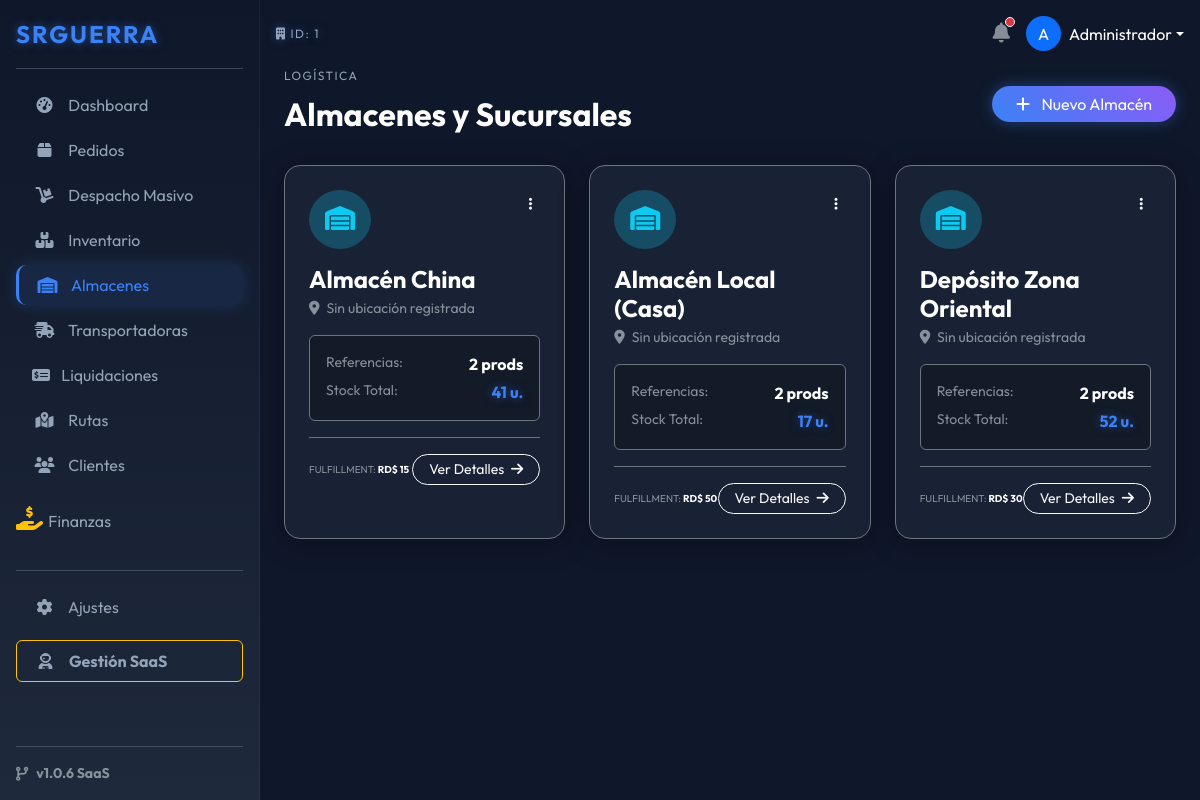
Before: /index.php?ruta=almacenes (signed in) with the older database file.
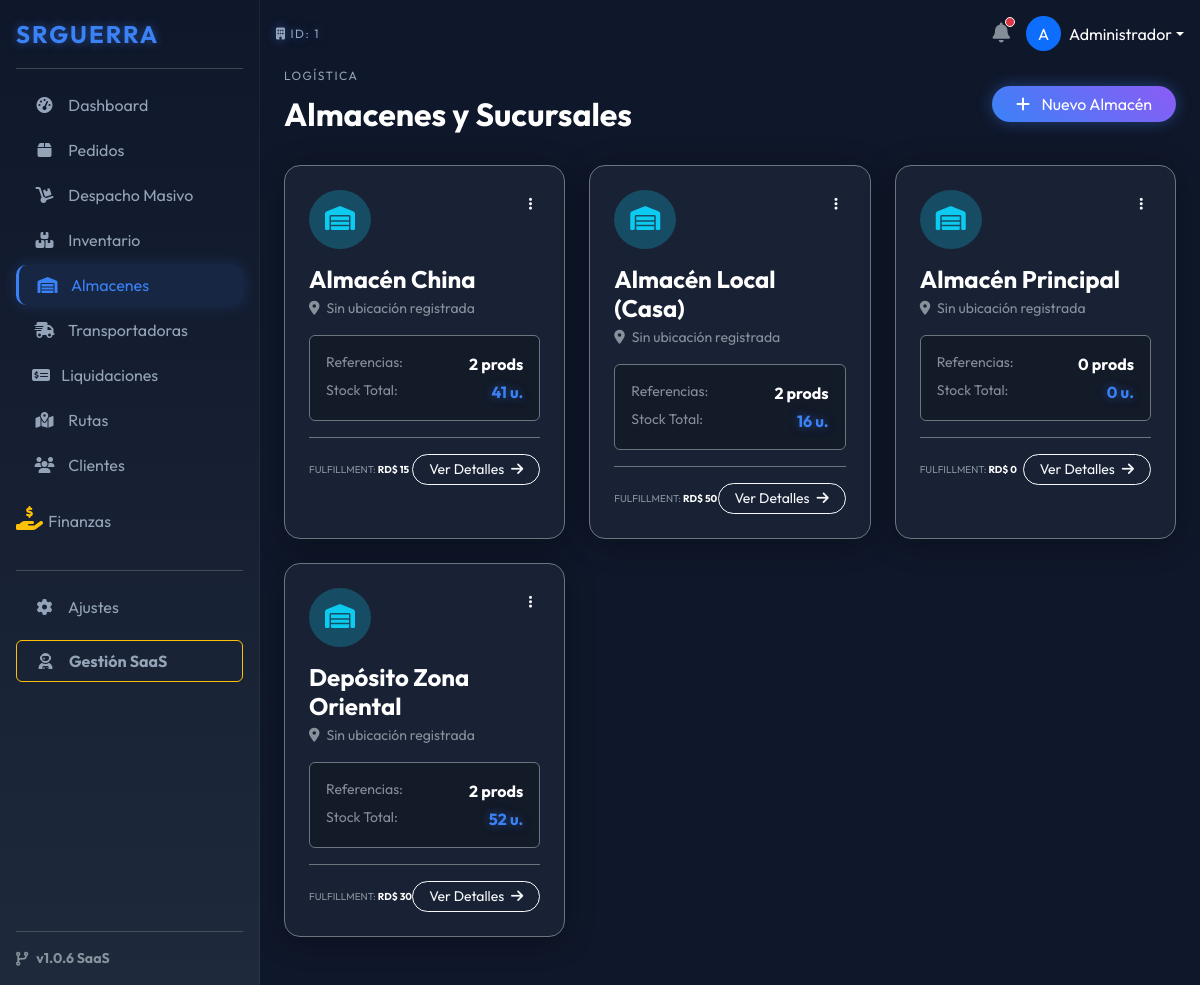
After: the same page with the newer database file.
### tables this page shows
CREATE TABLE `almacenes` (
  `id` int(11) NOT NULL,
  `empresa_id` int(11) NOT NULL,
  `nombre` varchar(100) NOT NULL,
  `ubicacion` varchar(255) DEFAULT NULL,
  `costo_empaque` decimal(10,2) DEFAULT 0.00,
  `activo` tinyint(1) DEFAULT 1
);

### modules/almacenes/index.php (the view, shortened to what this page needs)
<?php
$empresa_id = $_SESSION['empresa_id'];
$sql = "SELECT a.*,
        (SELECT COUNT(*) FROM inventario_almacen WHERE almacen_id = a.id AND cantidad > 0) as total_referencias,
        (SELECT SUM(cantidad) FROM inventario_almacen WHERE almacen_id = a.id) as total_unidades
        FROM almacenes a
        WHERE a.empresa_id = ? AND a.activo = 1
        ORDER BY a.nombre ASC";
$stmt = $pdo->prepare($sql);
$stmt->execute([$empresa_id]);
$almacenes = $stmt->fetchAll();
?>
<div class="d-flex justify-content-between align-items-center mb-4">
    <div>
        <span class="h-label">LOGÍSTICA</span>
        <h2 class="fw-bold text-white">Almacenes y Sucursales</h2>
    </div>
    <a href="index.php?ruta=almacenes/nuevo" class="btn btn-glow rounded-pill px-4">
        <i class="fas fa-plus me-2"></i> Nuevo Almacén
    </a>
</div>
<div class="row g-4">
    <?php if(count($almacenes) > 0): ?>
        <?php foreach($almacenes as $a): ?>
        <div class="col-md-4">
            <div class="card-glass h-100 p-4 position-relative group-hover border-secondary">
                <div class="d-flex justify-content-between align-items-start mb-3">
                    <div class="bg-info bg-opacity-25 p-3 rounded-circle">
                        <i class="fas fa-warehouse text-info fs-4"></i>
                    </div>
                    <div class="dropdown">
                        <button class="btn btn-sm btn-outline-light border-0" type="button" data-bs-toggle="dropdown">
                            <i class="fas fa-ellipsis-v"></i>
                        </button>
                    </div>
                </div>
                <h4 class="text-white fw-bold mb-1"><?php echo $a['nombre']; ?></h4>
                <p class="text-muted small mb-3">
                    <i class="fas fa-map-marker-alt me-1"></i>
                    <?php echo !empty($a['ubicacion']) ? $a['ubicacion'] : 'Sin ubicación registrada'; ?>
                </p>
                <div class="p-3 bg-black bg-opacity-25 rounded border border-secondary mb-3">
                    <div class="d-flex justify-content-between mb-1">
                        <span class="small text-muted">Referencias:</span>
                        <span class="text-white fw-bold"><?php echo $a['total_referencias']; ?> prods</span>
                    </div>
                    <div class="d-flex justify-content-between">
                        <span class="small text-muted">Stock Total:</span>
                        <span class="text-neon fw-bold"><?php echo number_format($a['total_unidades'] ?: 0); ?> u.</span>
                    </div>
                </div>
                <div class="d-flex justify-content-between align-items-center mt-auto border-top border-secondary pt-3">
                    <small class="text-muted" style="font-size: 10px;">
                        FULFILLMENT: <b class="text-white">RD$ <?php echo number_format($a['costo_empaque'], 0); ?></b>
                    </small>
                    <a href="index.php?ruta=almacenes/ver&id=<?php echo $a['id']; ?>" class="btn btn-sm btn-outline-light rounded-pill px-3">
                        Ver Detalles <i class="fas fa-arrow-right ms-1"></i>
                    </a>
                </div>
            </div>
        </div>
        <?php endforeach; ?>
    <?php endif; ?>
</div>

Changed rows visible on the page:
computed for almacenes "Almacén Local (Casa)": total_unidades "17" → "16"
added almacenes: nombre "Almacén Principal", shows "Sin ubicación registrada", total_referencias "0", total_unidades "0", costo_empaque "0"
